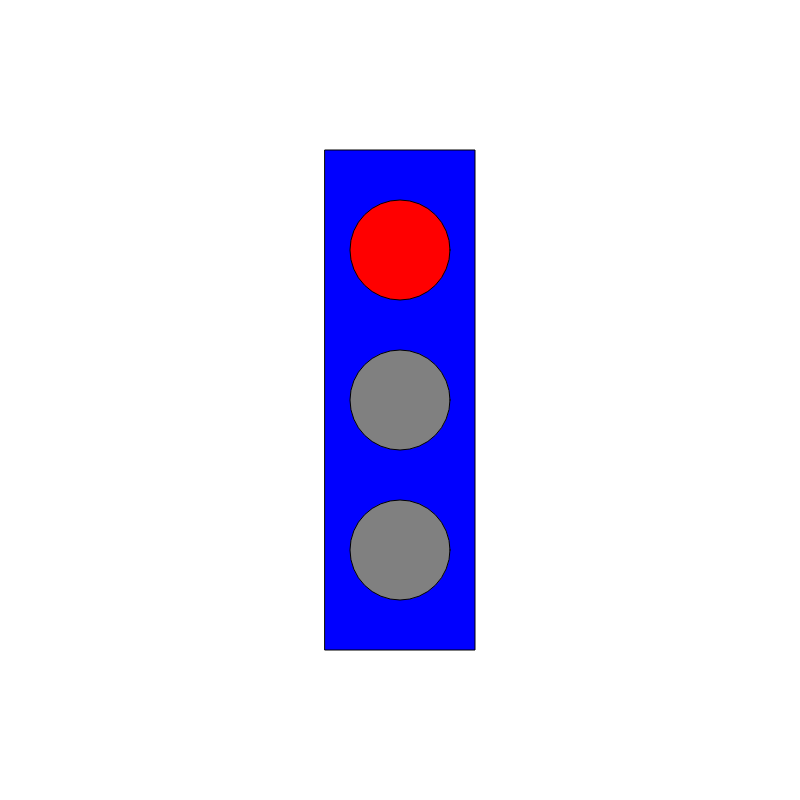
Frame 1 (no input)
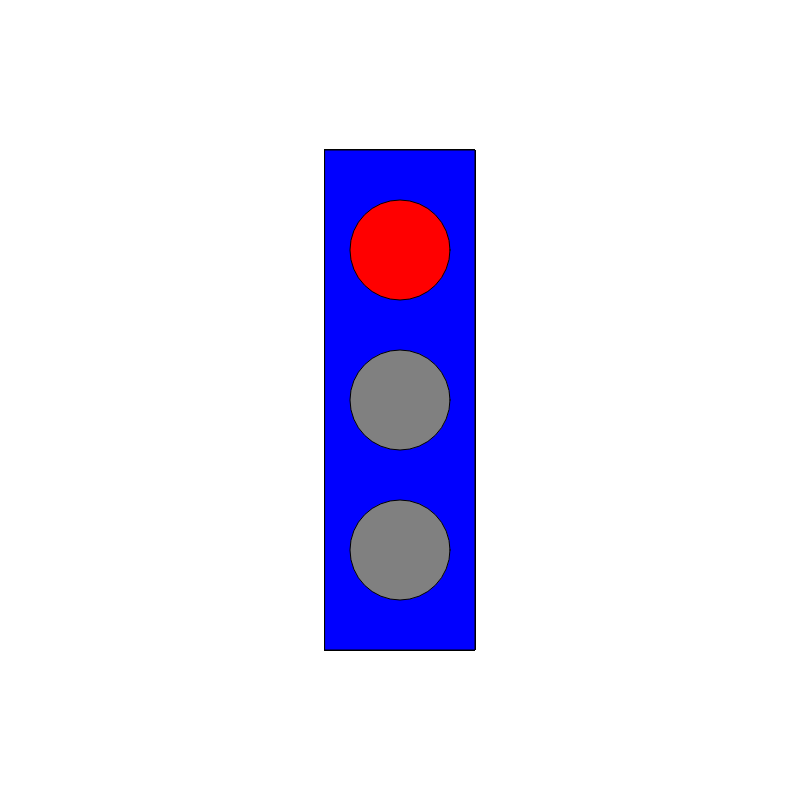
Frame 60 (no input)
Frame 120 (the mouse pressed at the canvas centre since frame 60): identical to frame 60, image omitted

The p5.js sketch that drew these frames (run headless with seeded random() and noise() and a simulated clock; from frame 60 on, the mouse is pressed at the canvas centre):

// p5.js sketch
// ── sketch.js
var myState = 0;
var myTimer = 0;

function setup() {
  // put setup code here
  createCanvas(800, 800);
  rectMode(CENTER);
  ellipseMode(CENTER);
}

function draw() {
  // put drawing code here
  fill('blue');
  rect(width / 2, height / 2, 150, 500);

  switch (myState) {
    case 0:
      fill('red');
      ellipse(width / 2, 250, 100, 100);
      myTimer++;
      if (myTimer >= 200) {
        myState ++;
        myTimer = 0;
      }
      fill('grey');
      ellipse(width / 2, height / 2, 100, 100);
      fill('grey');
      ellipse(width / 2, 550, 100, 100);

      break;

    case 1:
      fill('yellow');
      ellipse(width / 2, height / 2, 100, 100);
      myTimer++;
      if (myTimer >= 200) {
        myState++;
        myTimer = 0;
      }
      fill('grey');
      ellipse(width / 2, 250, 100, 100);
      fill('grey');
      ellipse(width / 2, 550, 100, 100);
      break;

    case 2:
      fill('green');
      ellipse(width / 2, 550, 100, 100);
      fill('grey');
      ellipse(width / 2, height / 2, 100, 100);
      fill('grey');
      ellipse(width / 2, 250, 100, 100);
      break;

}
}
